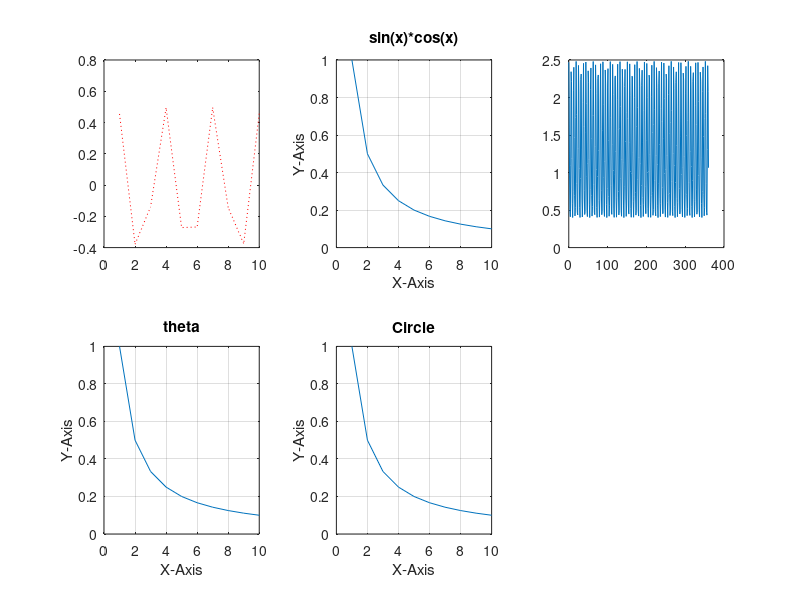

Write the MATLAB code that produced this figure. (Note: this script raises an error after producing the figure.)
clear,clc

x = 1:1:10;
y = (1./x);

plot(x,y,'--b');
subplot(2,3,1), plot(x,y),
title('1/x'),
xlabel('X-Axis'), ylabel('Y-Axis'),grid,

x = 1:1:10;
y2 = sin(x).*cos(x);

plot(x,y2,':r');
subplot(2,3,2), plot(x,y),
title('sin(x)*cos(x)'),
xlabel('X-Axis'), ylabel('Y-Axis'),grid,

x = 1:1:10;
y3 = (2.*(x.^2)-3.*x+1);
subplot(2,3,3), plot(x,y),
title('Polynomial');
xlabel('X-Axis'), ylabel('Y-Axis'), plot(x,y3,'rx'), grid;

A = 1; 
B = 1.5;
C = 0.3;
theta = 0:360;

s = A.*cos(theta)+sqrt(B.^2-(A.*sin(theta)-C).^2);

plot(theta,s);
subplot(2,3,4), plot(x,y);
title('theta');
xlabel('X-Axis'), ylabel('Y-Axis'),grid;

subplot(2,3,5), plot(x,y);
title('Circle');
xlabel('X-Axis'), ylabel('Y-Axis'),grid;

x = 0:pi/50:360;
y = 10*sin(x);

polarplot(x,y,':r');
subplot(2,3,6);
title('Histogram');
xlabel('X-Axis'), ylabel('Y-Axis'),grid;
x = randn(1,1000);
histogram(x);
histogram(x,100);



